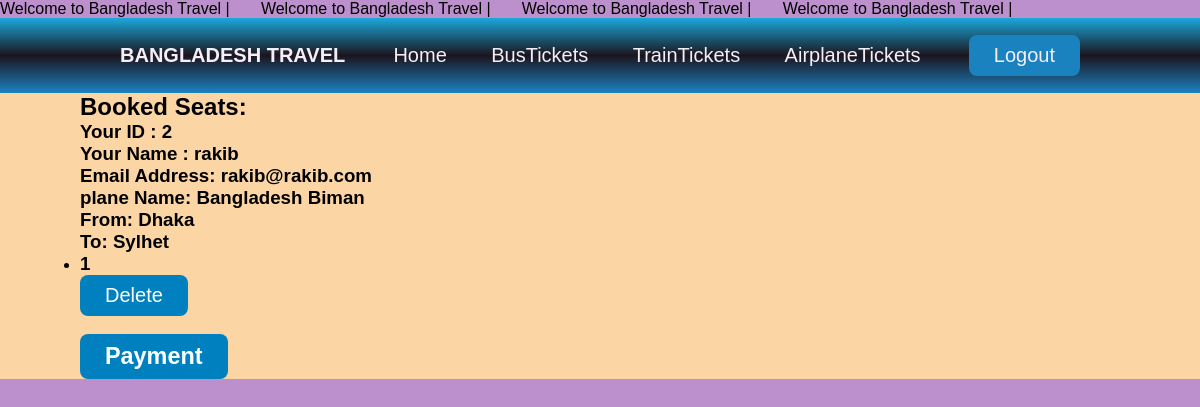
The app's page /plane_confirm/ (signed in) with its own data.
### service/models.py (models this page shows)
class Air(models.Model):
    air_name=models.CharField(max_length=250,null=True)
    air_id = models.CharField(max_length=250,null=True)
    airfrom=models.CharField(max_length=250,null=True)
    airto=models.CharField(max_length=250,null=True)
    AirEstimation=models.CharField(max_length=250,null=True)
    afair = models.IntegerField(null=True)
    airdate = models.DateField(null=True)

class Planeseat(models.Model):
    plane = models.ForeignKey(Air, on_delete=models.CASCADE,null=True)
    seat_number = models.CharField(max_length=22,null=True)
    is_booked = models.BooleanField(default=False)
    user = models.ForeignKey(User, on_delete=models.CASCADE, null=True)

### ticket/views.py (the view)
# urls.py: path('plane_confirm/', views.plane_confirm, name='plane_confirm'),
@login_required
def plane_confirm(request):
    current_user = request.user
    current_user_id = current_user.id
    user_name = current_user.username
    email = current_user.email
    print(user_name)
    print(email)
    print(current_user_id)
    booked_seats = Planeseat.objects.filter(user=current_user, is_booked=True)
    plane_ids = [Planeseat.seat_number for Planeseat in booked_seats]
    planes = Air.objects.filter(air_id=plane_ids).distinct()
    context = {
        'booked_seats': booked_seats,
        'current_user_id' : current_user_id,
        'user_name' : user_name,
        'email' : email,
        'planes': planes,
    }
    return render(request, 'plane_seat_confirm.html', context)

### templates/plane_seat_confirm.html (shortened to what this page needs)
<html lang="en">
<head>
    <link rel="stylesheet"href="/static/css/navstyle.css" >
	<link rel="stylesheet"href="/static/css/home.css" >
</head>
<body style="background-color:rgb(187, 144, 204);">
  <marquee>Welcome to  Bangladesh  Travel |&nbsp&nbsp&nbsp&nbsp&nbsp&nbsp Welcome to  Bangladesh  Travel |&nbsp&nbsp&nbsp&nbsp&nbsp&nbsp Welcome to  Bangladesh  Travel |&nbsp&nbsp&nbsp&nbsp&nbsp&nbsp Welcome to  Bangladesh  Travel |</marquee>
      <header>
          <div class="logo">
              <p>bangladesh travel</p>
          </div>
      <nav>
        <ul>
          <li><a href="{% url 'homey'%}">Home</a></li>
            <li><a href="{% url 'bus'%}">BusTickets</a></li>
            <li><a href="{% url 'train'%}">TrainTickets</a></li>
            <li><a href="{% url 'airplane'%}">AirplaneTickets</a></li>
        </ul>
                </nav>
                <button><a href="{% url 'logout'%}" class="btn btn-primary"> Logout </a></button>
                </header>
  <div style="background-color: rgb(252, 213, 165); padding-left: 80px;">
    {% if booked_seats %}
      <h2>Booked Seats:</h2>
      <h3> <p> Your ID : {{ current_user_id }} </p> </h3>
      <h3> <p> Your Name : {{ user_name }} </p> </h3>
      <h3> <p> Email Address: {{ email }} </p> </h3>
      {% with booked_seats.0.plane as plane %}
        <h3> <p>plane Name: {{ plane.air_name }}</p></h3>
        <h3><p>From: {{ plane.airfrom }}</p></h3>
        <h3><p>To: {{ plane.airto }}</p></h3>
      <ul>
        {% for seat in booked_seats %}
          <li>
            <h3>{{ seat.seat_number }}</h3>
            <form action="{% url 'plane_delete_seat' %}" method="POST">
              <button type="submit">Delete</button>
              <br>
            </form>
          </li>
        {% endfor %}
        <br>
        <button><a href="{% url 'planepay' air_id=plane.air_id %}"> <h3>Payment</h3></a></button>
        {% endwith %}
      </ul>
    {% else %}
      <h2>No seats have been booked yet.</h2>
      <br>
      <h3><a href="{% url 'airplane' %}">Return to Plane Page</a></h3>
    {% endif %}
  </div>
</body>
</html>

### static/css/navstyle.css (style rules this page uses)
* { margin: 0; padding: 0; box-sizing: border-box; font-family: arial; }
html { font-family: "Lucida Sans", sans-serif; }
header { width: 100%; height: 75px; margin-top:0px; display: flex; justify-content: space-between; align-items:center; padding:30px 10%; background-image:linear-gradient(#00acdf,black, #0080bf); opacity: 85%; }
.logo { font-size:20px; font-weight:bold; color:white; letter-spacing: 0px; cursor: pointer; text-transform: uppercase; }
nav li { display: inline-block; list-style: none; padding:0px 20px; }
a,button { text-decoration:none; font-size:20px; font-weight:500; color:white; cursor:pointer; }
button { background-color:#0080bf; padding:9px 25px; border:none; border-radius:8px; transition:all 0.4s ease 0s; }

### records on screen
Air: air_name "Bangladesh Biman", airfrom "Dhaka", airto "Sylhet"
Planeseat: seat_number "1"

### other values on screen
{{ current_user_id }} "2"
{{ user_name }} "rakib"
{{ email }} "rakib@rakib.com"
